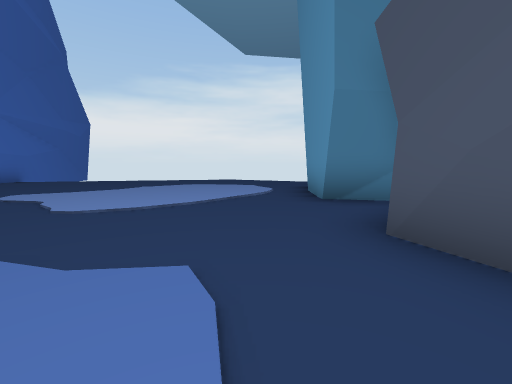
view 1 (above)

12 first-person views from a walk through a 3-D level made in the Unity game engine. The camera is 1.2 m above the floor, tilts 6° down and sees 90° across. The floor is counted in squares, 2 m on a side. Each view is taken from the middle of a square. On the plan, view 1 faces up. The plan holds only what a view shows up to about 9 squares ahead; the rest is blank. The place goes on beyond the plan. The player character is not drawn.

view 2
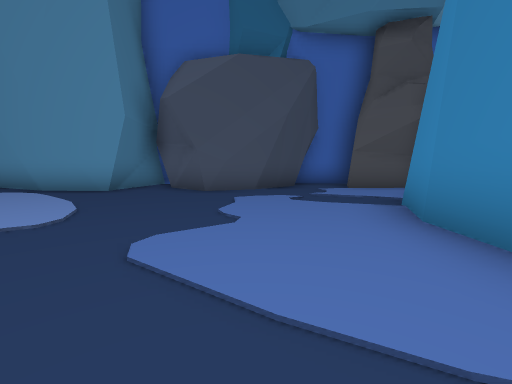

view 3
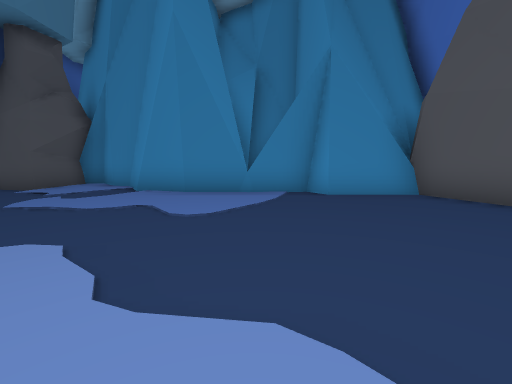

view 4
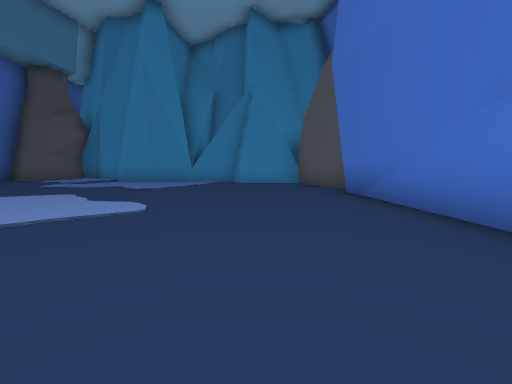

view 5
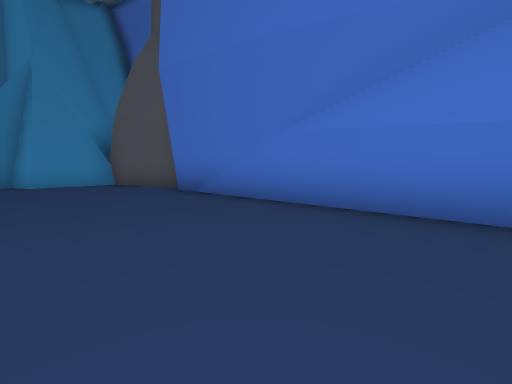

view 6
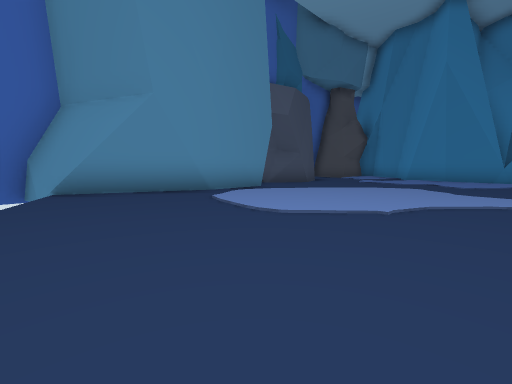

view 7
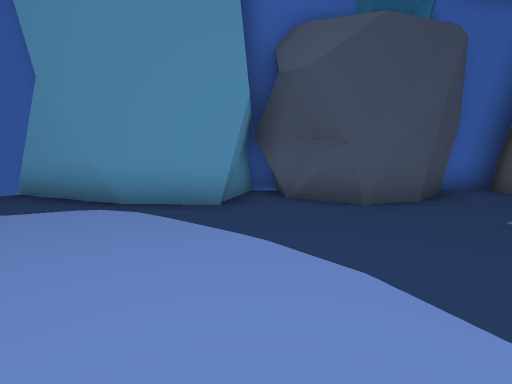

view 8
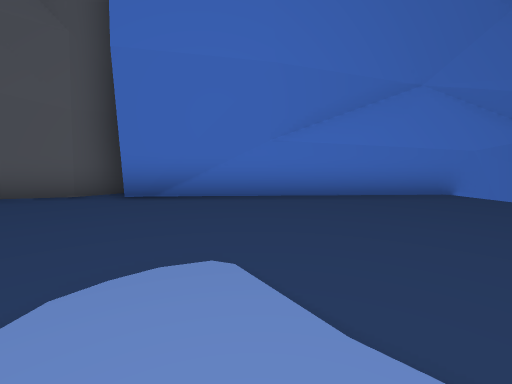

view 9
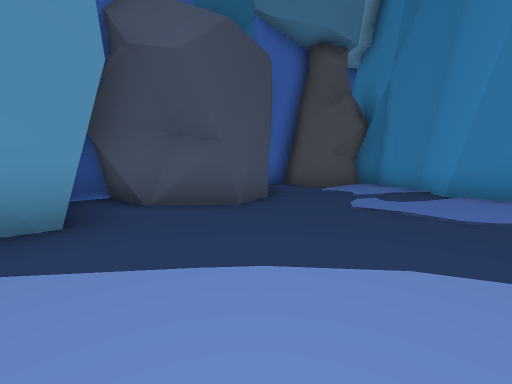

view 10
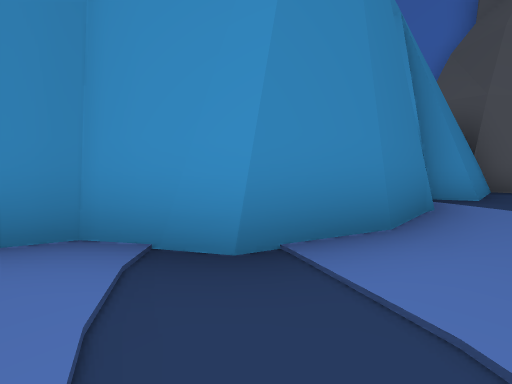

view 11
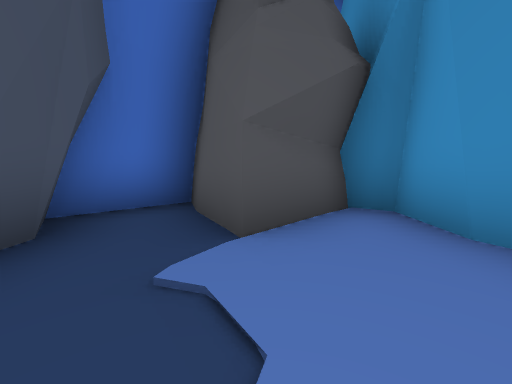

view 12
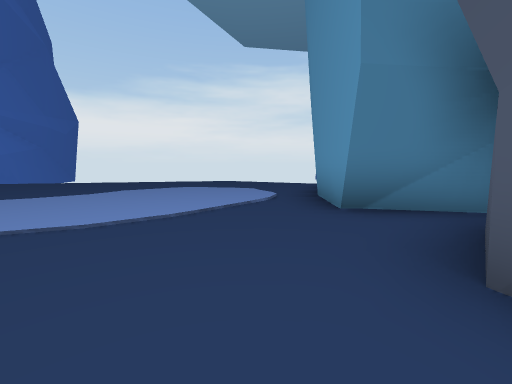

### Floor plan
Points are (right, up) in squares from view 1. A wall is a line through its corners. A room is listed if a view was taken in it or the views show most of it. See-through windows are left out.
Room 1 (views 1, 2, 3, 4, 5, 6, 7, 8, 9, 10, 11, 12)
walls: (1.2, 2.3) (2.7, 3.9); (1.4, 2.6) (2.2, 3.2); (1.2, 6.1) (1.3, 6.9); (1.3, 6.5) (2.6, 9.3); (-8.3, 4.7) (-8, 2.9); (2.5, 3.5) (3.7, 3.5) (3.7, 4.2) (1.6, 4.6); (-1.1, -1.4) (-0.4, -2.4) (0.4, -2.7); (2.9, 4.4) (1.2, 4.4) (1.2, 6.3); (1.9, 0.5) (1.4, 1.8); (-8.8, 2.1) (-8, 1.5) (-7.4, -0.5) (-5.6, -0.5) (-5.3, -1.1) (-3.8, -0.7) (-2.4, -0.8) (-1.2, -1.3); (-7.3, -0.7) (-5.6, -0.7); (2.6, 0.1) (2.3, 0.5); (2.1, 8.7) (3.5, 9.6); (0.1, -2.5) (0.9, -3.4) (1.6, -3.3) (1.6, -1.5) (3, -2); (3, -0.5) (2.7, -0.1); (2.8, -1.9) (3.8, -2.3) (3.7, -0.5) (2.9, -0.3) (1.6, 1); (-8.6, 10.2) (-8, 2.4)

Positions as (right, up) in squares from view 1, and headings:
1: (0, 0), facing up
2: (-5, 1), facing right
3: (-4, 5), facing down
4: (-6, 8), facing down
5: (-5, 8), facing down-left
6: (-4, 10), facing down-right
7: (-3, 4), facing right
8: (-3, 5), facing left
9: (-2, 5), facing down-right
10: (0, 0), facing down-left
11: (0, 0), facing down-right
12: (0, 1), facing up
